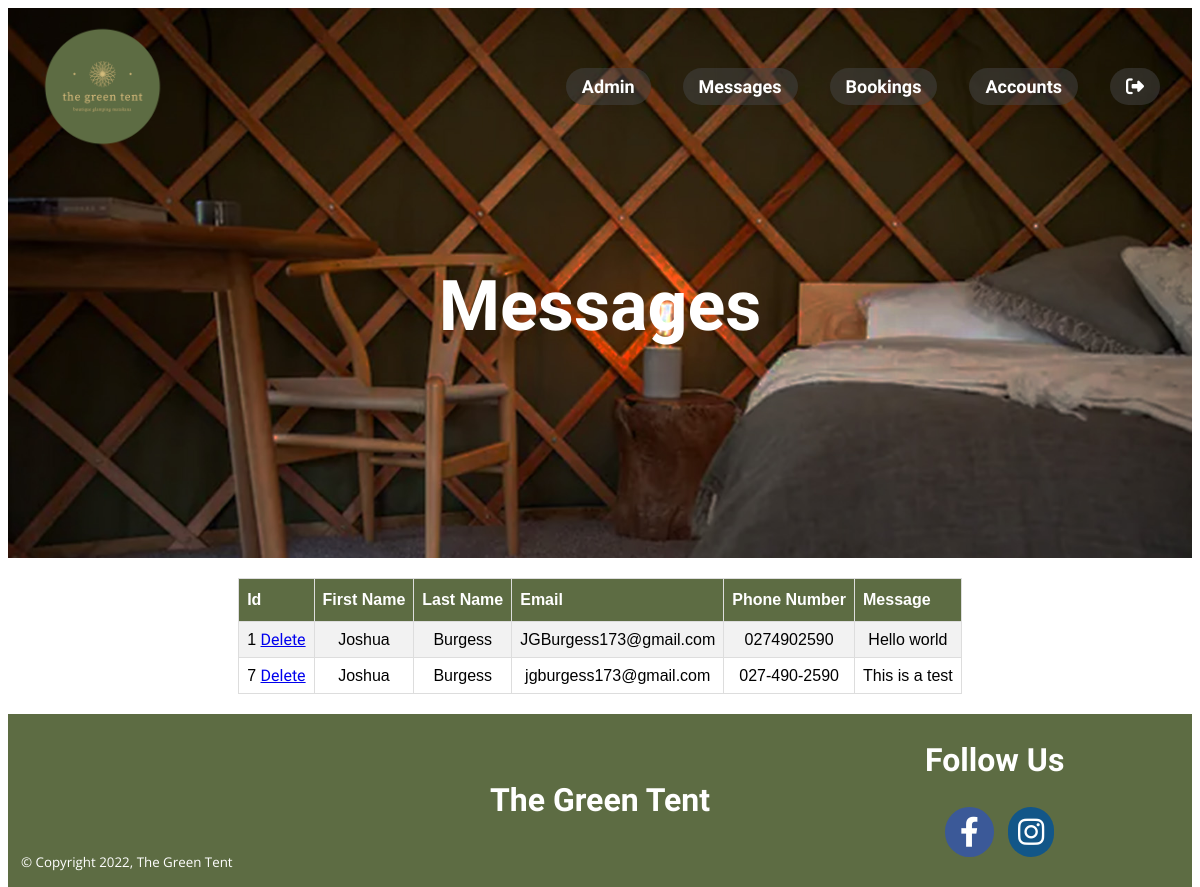
The page /messages.php (signed in) on the database its author committed.
### tables this page shows
CREATE TABLE `messages` (
  `id` int(11) NOT NULL,
  `fname` varchar(20) NOT NULL,
  `lname` varchar(20) NOT NULL,
  `email` varchar(320) NOT NULL,
  `phonenum` varchar(20) NOT NULL,
  `message` text NOT NULL
);

### messages.php (the view, shortened to what this page needs)
<?php
include 'head.php';
include 'setup.php';
?>
<body>
    <div class="container">
        <header class="availability-page-bg-img">
        <?php include 'admin-nav.php'; ?>
            <span class="header-title">
                <h1>Messages</h1>
            </span>
        </header>
        <main>
            <table id="dbtable">
                <tr>
                    <th>Id</th>
                    <th>First Name</th>
                    <th>Last Name</th>
                    <th>Email</th>
                    <th>Phone Number</th>
                    <th>Message</th>
                </tr>
                <?php
                    $sql = "SELECT * FROM messages";
                    $result = $conn->query($sql);
                    if ($result->num_rows > 0) {
                        while($row = $result->fetch_assoc()) {
                        $id=$row['id'];
                        $fname=$row["fname"];
                        $lname=$row["lname"];
                        $email=$row["email"];
                        $phonenum=$row["phonenum"];
                        $message=$row["message"];
                      ?>
                <tr>
                    <td><?php print $id; ?>
                    <a href='message_delete.php?id=<?php print $id; ?>'>Delete</a>
                    </td>
                    <td><?php print $fname; ?></td>
                    <td><?php print $lname; ?></td>
                    <td><?php print $email; ?></td>
                    <td><?php print $phonenum; ?></td>
                    <td><?php print $message; ?></td>
                </tr>
                <?php
                    }
                    }
                    else {
                        echo "0 results";
                    }
                ?>
            </table>
        </main>
<?php include 'bottom.php'; ?>

### css/the-green-tent_style.css (style rules this page uses)
body { font-family: 'Open Sans', sans-serif; }
html { scroll-behavior: smooth; }
.container { display: grid; height: 100vh; grid-template-columns: 1fr 1fr 1fr 1fr; grid-template-rows: 1fr 1fr 1fr; grid-template-areas: "header header header header" "main main main main" "footer footer footer footer"; }
.availability-page-bg-img { background-image: url("../Images/the-green-tent-bed-v2.jpg"); }
header { color: #fff; grid-area: header; background-position: center center; background-repeat: no-repeat; background-attachment: fixed; background-size: cover; background-color: #464646; height: 550px; }
.header-title { display: block; text-align: center; font-size: 35px; }
.header-title h1 { margin-top: 100px; }
main { grid-area: main; background-color: #fff; display: grid; justify-content: center; align-content: center; text-align: center; }
h1, h2, h3, h4, a { font-family: 'Open Sans Condensed', sans-serif; }
#dbtable { font-family: Arial, Helvetica, sans-serif; border-collapse: collapse; width: 100%; margin: 20px 0 20px 0; }
#dbtable td, #dbtable th { border: 1px solid #ddd; padding: 8px; }
#dbtable tr:nth-child(even) { background-color: #f2f2f2; }
#dbtable th { padding-top: 12px; padding-bottom: 12px; text-align: left; background-color: #5D6C43; color: white; }

### rows shown on the page
messages: id "1", fname "Joshua", lname "Burgess", email "JGBurgess173@gmail.com", phonenum "0274902590", message "Hello world"
messages: id "7", fname "Joshua", lname "Burgess", email "jgburgess173@gmail.com", phonenum "027-490-2590", message "This is a test"
